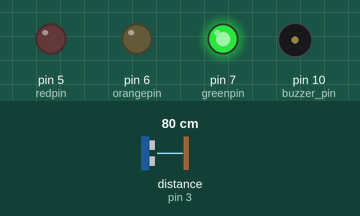
Recording of a sketch running on a simulated Arduino Uno, built with avr-gcc and run on an emulated ATmega328P. Shown: output pins drawn as LEDs (lit = HIGH), buzzer (waves = sounding, pin HIGH). Wiring (inferred from the names in the program): ultrasonic range finder: trigger pin 2; echo pin 3. The inputs (shaded band) are chosen by the test bench; at power-on: distance to the obstacle (sensor on pin 3) 80 cm. The echo pulse lasts 58.3 µs per cm; pins used as bus, display or sensor lines are not drawn.

Above: at 4.3 s.
4.4 s: distance to the obstacle (sensor on pin 3) set to 55 cm
8.9 s: distance to the obstacle (sensor on pin 3) set to 48 cm
At 12.2 s:
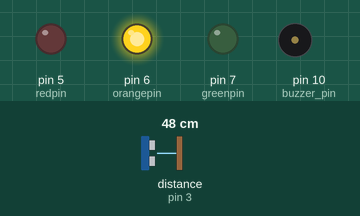
16.0 s: distance to the obstacle (sensor on pin 3) set to 24 cm
20.5 s: distance to the obstacle (sensor on pin 3) set to 19 cm
At 22.9 s:
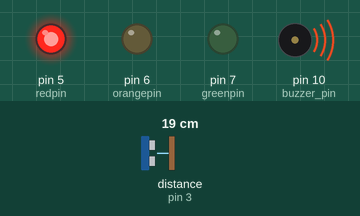
29.1 s: distance to the obstacle (sensor on pin 3) set to 35 cm
At 31.9 s:
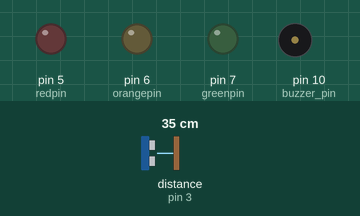
37.0 s: distance to the obstacle (sensor on pin 3) set to 2 cm
At 38.9 s:
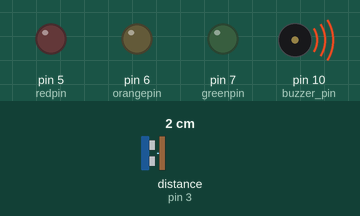
Timing chart, 0 to 46.6 s (numbered marks = the images above; inputs shaded):
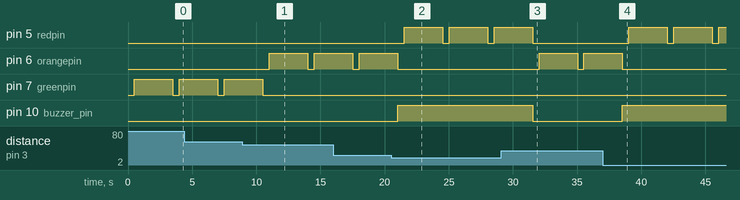

Measured:
- the behaviour switches between 52 and 51 cm on distance to the obstacle (sensor on pin 3) (found by bisection; images 0 and 1)
- the behaviour switches between 22 and 21 cm on distance to the obstacle (sensor on pin 3) (found by bisection; images 1 and 2)
- after the input at 8.9 s, pin 6 (orangepin): LOW → HIGH after 2.1 s, → LOW 3.0 s later, → HIGH 0.50 s later; pin 7 (greenpin): goes on until 10.5 s, then stays LOW
- after the input at 20.5 s, pin 5 (redpin): alternates HIGH for 3.0 s and LOW for 0.50 s, starting after 1.0 s; pin 6 (orangepin): goes on until 21.0 s, then stays LOW; pin 10 (buzzer_pin): LOW → HIGH after 0.52 s
- after the input at 29.1 s, pin 5 (redpin): goes on until 31.5 s, then stays LOW; pin 6 (orangepin): LOW → HIGH after 2.9 s, → LOW 3.0 s later, → HIGH 0.50 s later; pin 10 (buzzer_pin): HIGH → LOW after 2.4 s
- after the input at 37.0 s, pin 5 (redpin): alternates HIGH for 3.0 s and LOW for 0.50 s, starting after 2.0 s; pin 6 (orangepin): goes on until 38.5 s, then stays LOW; pin 10 (buzzer_pin): LOW → HIGH after 1.5 s

The sketch:

security_System.ino
```cpp
const int trigger_pin = 2;
const int echo_pin = 3;
const int buzzer_pin = 10;
const int redpin=5,orangepin=6,greenpin=7;
int time;
int distance;
void setup()
{
        Serial.begin (9600);
        pinMode (trigger_pin, OUTPUT);
        pinMode (echo_pin, INPUT);
        pinMode (buzzer_pin, OUTPUT);
        pinMode(redpin, OUTPUT);
        pinMode(orangepin, OUTPUT);
        pinMode(greenpin, OUTPUT);
}
void loop()
{
    digitalWrite (trigger_pin, HIGH);
    delayMicroseconds (10);
    digitalWrite (trigger_pin, LOW);
    time = pulseIn (echo_pin, HIGH);
    distance= measureDist(time);


  if (distance <= 20)
        {

        digitalWrite (buzzer_pin, HIGH);
        delay (500);
    digitalWrite(redpin,HIGH);

    delay(3000); // Wait for 3000 millisecond(s)
  digitalWrite(redpin, LOW);
    digitalWrite(greenpin,LOW);
    digitalWrite(orangepin,LOW);
        }
  else if(distance>20 && distance <=50) {

        digitalWrite (buzzer_pin, LOW);
        delay (500);
    digitalWrite(redpin,LOW);
    digitalWrite(greenpin,LOW);
    digitalWrite(orangepin,HIGH);
    delay(3000); // Wait for 3000 millisecond(s)
  digitalWrite(orangepin, LOW);
       }

else
{

        digitalWrite (buzzer_pin, LOW);
        delay (500);
    digitalWrite(redpin,LOW);
    digitalWrite(greenpin,HIGH);
    delay(3000); // Wait for 3000 millisecond(s)
    digitalWrite(greenpin, LOW);
    digitalWrite(orangepin,LOW);
}
}
int measureDist(int time)
{
  int distance1 = (time * 0.034) / 2;
  return distance1;
}
```
